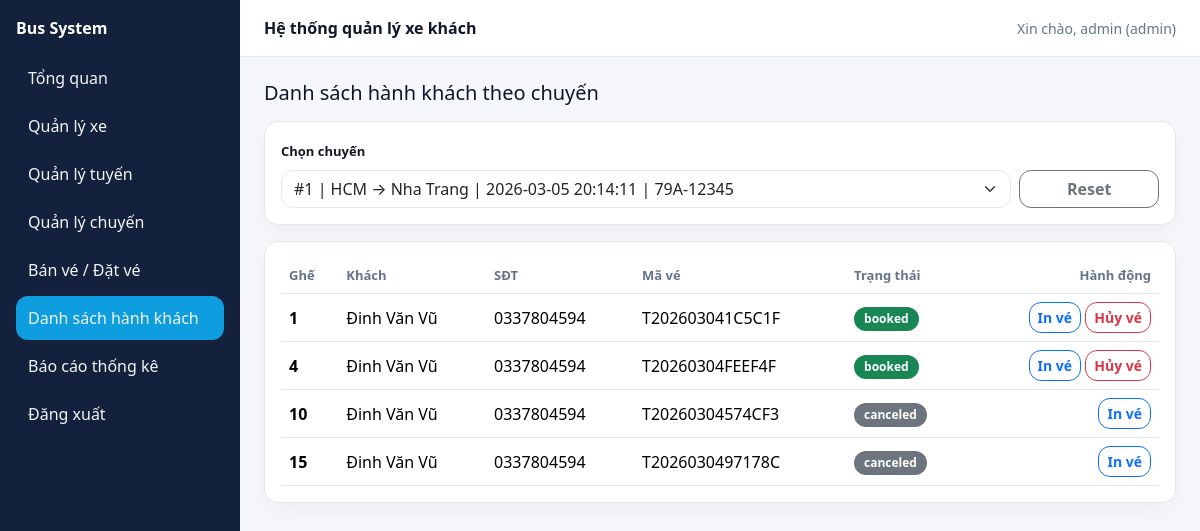
The app's page /Bus-php/public/admin/passengers.php?trip_id=1 (signed in) with its own data.
### tables this page shows
CREATE TABLE `tickets` (
  `id` int(11) NOT NULL,
  `ticket_code` varchar(20) NOT NULL,
  `trip_id` int(11) NOT NULL,
  `customer_id` int(11) NOT NULL,
  `seat_no` int(11) NOT NULL,
  `price` int(11) NOT NULL DEFAULT 0,
  `status` enum('booked','canceled') NOT NULL DEFAULT 'booked',
  `created_at` timestamp NOT NULL DEFAULT current_timestamp()
);

CREATE TABLE `customers` (
  `id` int(11) NOT NULL,
  `full_name` varchar(150) NOT NULL,
  `phone` varchar(20) NOT NULL,
  `created_at` timestamp NOT NULL DEFAULT current_timestamp()
);

### Bus-php/app/repositories/TicketRepository.php (called while the page is built, shortened)
<?php
class TicketRepository {
  public function listByTrip(int $tripId): array {
    $pdo = Database::conn();
    $st = $pdo->prepare("
      SELECT tk.id AS ticket_id, tk.ticket_code, tk.seat_no, tk.price, tk.status, tk.created_at,
             c.full_name, c.phone
      FROM tickets tk
      JOIN customers c ON c.id = tk.customer_id
      WHERE tk.trip_id = ?
      ORDER BY tk.seat_no ASC
    ");
    $st->execute([$tripId]);
    return $st->fetchAll();
  }
}

### Bus-php/app/services/TicketService.php (called while the page is built, shortened)
<?php
require_once __DIR__ . '/../repositories/TicketRepository.php';
class TicketService {
  private TicketRepository $ticketRepo;
  public function __construct() {
    $this->ticketRepo = new TicketRepository();
  }
  public function passengersByTrip(int $tripId): array {
    return $this->ticketRepo->listByTrip($tripId);
  }
}

### Bus-php/public/admin/passengers.php (the view, shortened to what this page needs)
<?php
require_once __DIR__ . '/../../app/services/TicketService.php';
require_once __DIR__ . '/_layout_top.php';
$pdo = Database::conn();
$svc = new TicketService();
$tripId = (int)($_GET['trip_id'] ?? 0);
$trips = $pdo->query("
  SELECT t.id, t.depart_at, t.status,
         r.from_city, r.to_city,
         b.plate_no, b.seat_count
  FROM trips t
  JOIN routes r ON r.id=t.route_id
  JOIN buses b ON b.id=t.bus_id
  ORDER BY t.depart_at DESC
")->fetchAll();
$rows = ($tripId > 0) ? $svc->passengersByTrip($tripId) : [];
?>
<h5 class="mb-3">Danh sách hành khách theo chuyến</h5>
<div class="card p-3 mb-3">
  <form method="get" class="row g-2 align-items-end">
    <div class="col-md-10">
      <label class="form-label">Chọn chuyến</label>
      <select class="form-select" name="trip_id" onchange="this.form.submit()">
        <?php foreach ($trips as $t): ?>
          <option value="<?= (int)$t['id'] ?>" <?= ($tripId===(int)$t['id'])?'selected':'' ?>>
            #<?= (int)$t['id'] ?> | <?=htmlspecialchars($t['from_city'])?> → <?=htmlspecialchars($t['to_city'])?>
          </option>
        <?php endforeach; ?>
      </select>
    </div>
    <div class="col-md-2">
      <a class="btn btn-outline-secondary w-100" href="<?=BASE_URL?>/admin/passengers.php">Reset</a>
    </div>
  </form>
</div>
<?php if ($tripId > 0): ?>
  <div class="card p-3">
    <div class="table-responsive">
      <table class="table table-hover align-middle">
        <thead>
          <tr>
            <th>Ghế</th>
            <th>Khách</th>
            <th>SĐT</th>
            <th>Mã vé</th>
            <th>Trạng thái</th>
            <th class="text-end">Hành động</th>
          </tr>
        </thead>
        <tbody>
        <?php foreach ($rows as $r): ?>
          <tr>
            <td><b><?= (int)$r['seat_no'] ?></b></td>
            <td><?= htmlspecialchars($r['full_name']) ?></td>
            <td><?= htmlspecialchars($r['phone']) ?></td>
            <td><?= htmlspecialchars($r['ticket_code']) ?></td>
            <td>
              <?php if ($r['status'] === 'booked'): ?>
                <span class="badge text-bg-success">booked</span>
              <?php else: ?>
                <span class="badge text-bg-secondary">canceled</span>
              <?php endif; ?>
            </td>
            <td class="text-end">
              <a class="btn btn-sm btn-outline-primary"
                 href="<?=BASE_URL?>/admin/ticket_print.php?id=<?=(int)$r['ticket_id']?>"
                 target="_blank">
                In vé
              </a>
              <?php if ($r['status'] === 'booked'): ?>
                <a class="btn btn-sm btn-outline-danger"
                   href="<?=BASE_URL?>/admin/passengers.php?trip_id=<?=$tripId?>&cancel=<?=(int)$r['ticket_id']?>"
                   onclick="return confirm('Hủy vé này?');">
                  Hủy vé
                </a>
              <?php endif; ?>
            </td>
          </tr>
        <?php endforeach; ?>
        </tbody>
      </table>
    </div>
  </div>
<?php else: ?>
  <div class="text-muted">Hãy chọn 1 chuyến để xem danh sách hành khách.</div>
<?php endif; ?>
<?php require_once __DIR__ . '/_layout_bottom.php'; ?>

### Bus-php/public/assets/style.css (style rules this page uses)
:root { --sidebar: #14213d; --sidebarHover: #1b2b52; --bg: #f5f7fb; --card: #ffffff; --text: #0f172a; --muted: #64748b; --border: #e2e8f0; --primary: #2563eb; --info: #0ea5e9; --success: #16a34a; --danger: #ef4444; --warning: #f59e0b; --radius: 14px; }
* { box-sizing: border-box; }
html, body { height: 100%; }
body { background: var(--bg); color: var(--text); font-family: system-ui, -apple-system, Segoe UI, Roboto, Helvetica, Arial, "Apple Color Emoji", "Segoe UI Emoji"; }
a { text-decoration: none; }
.card { background: var(--card); border: 1px solid var(--border); border-radius: var(--radius); box-shadow: 0 8px 20px rgba(15, 23, 42, 0.04); }
.table { margin-bottom: 0; }
.table thead th { color: var(--muted); font-weight: 700; font-size: 13px; border-bottom: 1px solid var(--border) !important; }
.table td, .table th { vertical-align: middle; border-color: var(--border); }
.form-label { font-weight: 600; color: #111827; font-size: 13px; }
.form-control, .form-select { border-radius: 12px; border-color: var(--border); }
.btn { border-radius: 12px; font-weight: 600; }
.btn-outline-danger { border-radius: 12px; }
.badge { border-radius: 999px; padding: 6px 10px; font-weight: 700; font-size: 12px; }

### records on screen
tickets: seat_no "1", customer.full_name "Đinh Văn Vũ", customer.phone "0337804594", ticket_code "T202603041C5C1F", status "booked"
tickets: seat_no "4", customer.full_name "Đinh Văn Vũ", customer.phone "0337804594", ticket_code "T20260304FEEF4F", status "booked"
tickets: seat_no "10", customer.full_name "Đinh Văn Vũ", customer.phone "0337804594", ticket_code "T20260304574CF3", status "canceled"
tickets: seat_no "15", customer.full_name "Đinh Văn Vũ", customer.phone "0337804594", ticket_code "T2026030497178C", status "canceled"

### other values on screen
$_SESSION['username'] "admin"
$role ?: '-' "admin"
